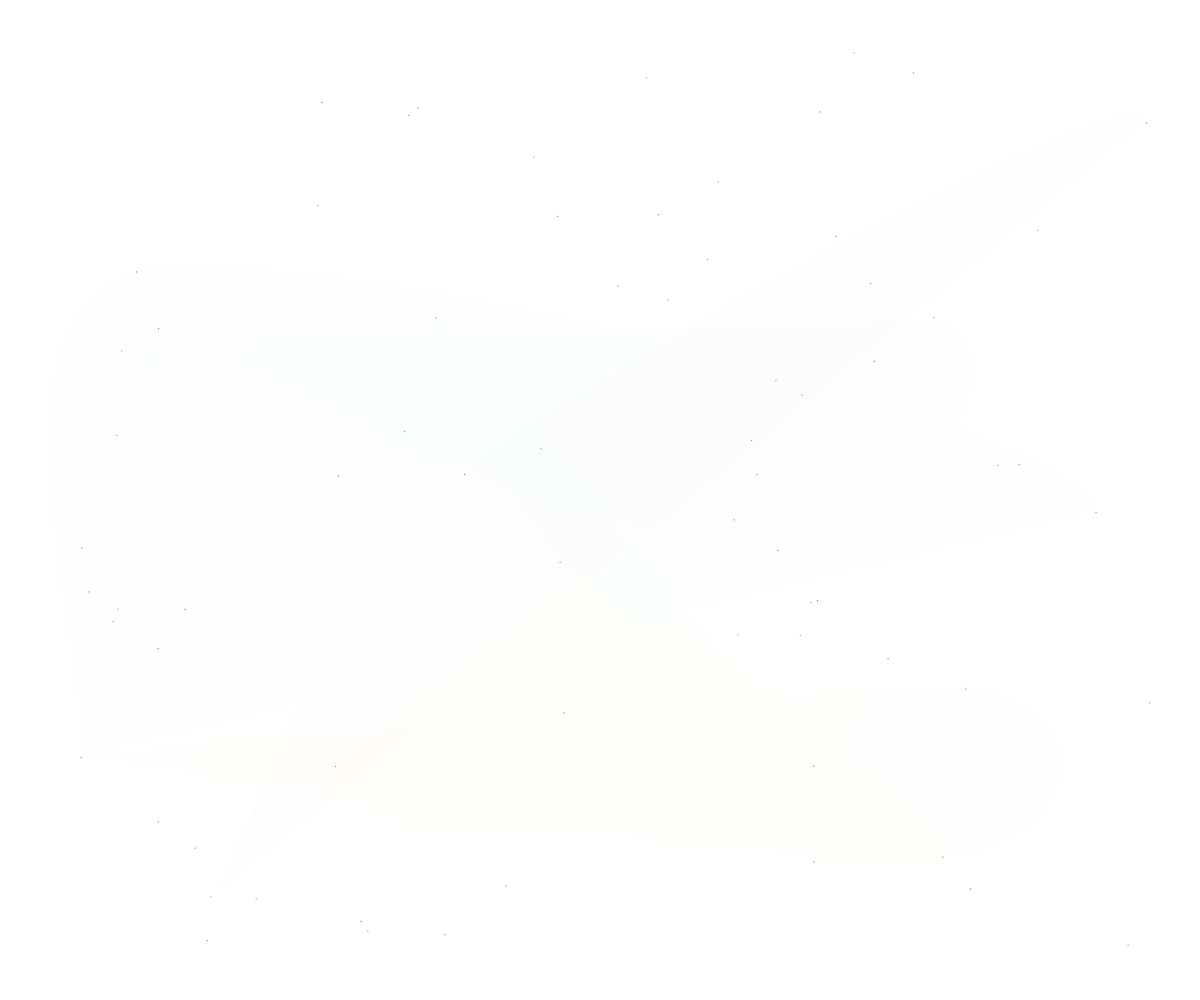
Frame 1 (no input)
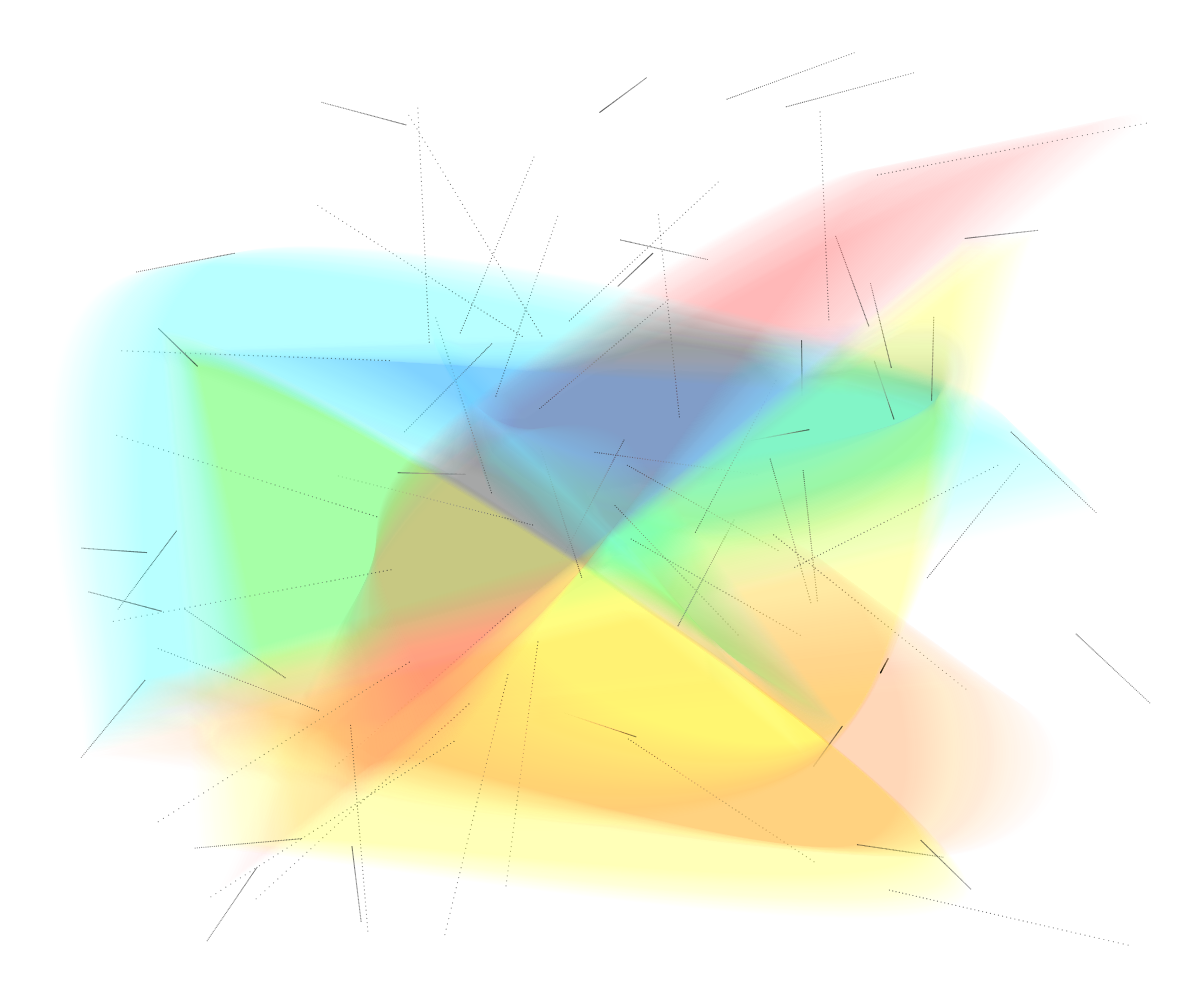
Frame 60 (no input)
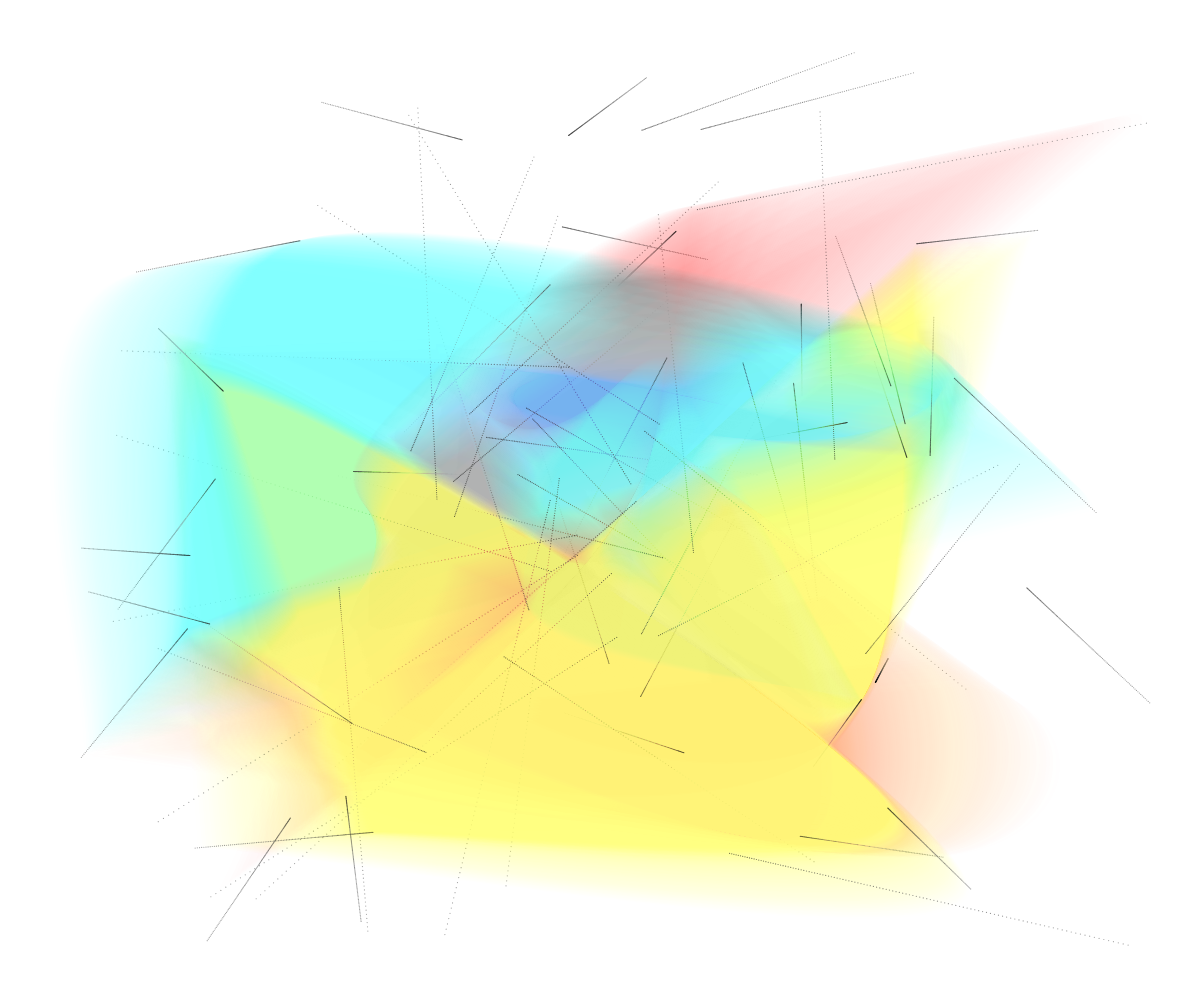
Frame 120 (the mouse pressed at the canvas centre since frame 60)

The p5.js sketch that drew these frames (run headless with seeded random() and noise() and a simulated clock; from frame 60 on, the mouse is pressed at the canvas centre):

// p5.js sketch
// ── sketch.js
const DRAG = 0.0070;
const NUM = 70;
const FRAMES = 777;
let p; // P array
let N; // next point
let landscape;
let numPolis = 7;
let polis = [];
let side;
spirits = ["#CC334502", "#FF7B0002", "#E5ED0202", "#07D6FF02", "#0AB6F502", "#3471FF02", "#FFB13302"];

function setup() {
  p = [];
  createCanvas(windowWidth, windowHeight);
  if(width > height){
    side = height;
    landscape = true;
  }else{
    side = width;
    landscape = false;
  }
  createPoints();
  defineCircleArray();
  defineReticularArray();
  defineLinearArray();
  createShapes();

  for(let i = 0; i < NUM; i++){
    p[i].target = p[i].circularArray;
  }
}

function createPoints(){
  let m = side / 20;
  for (let i = 0; i < NUM; i++) {
    p[i] = new P(random(m, width-m), random(m, height-m));
  }
}

function defineCircleArray(){
  let angInc = TWO_PI / (NUM - 2);
  let r = side * 0.333;
  for (let i = 0; i < NUM; i++) {
    let a = angInc * i;
    let newX = width/2 + cos(a) * r;
    let newY = height/2 + sin(a) * r;
    p[i].circularArray = createVector(newX, newY);
  }
}

function defineReticularArray(){
  let marginX, marginY, spacerX, spacerY;
  let i = 0;
  if(landscape){ // 10 * 7
    marginX = width/10;
    spacerX = (width - 2*marginX) / 9;
    marginY = height/6;
    spacerY = (height - 2*marginY) / 6;
  }else{ // portrait = 7 * 10
    marginX = width/6;
    spacerX = (width - 2*marginX) / 6;
    marginY = height/10;
    spacerY = (height - 2*marginY) / 9;
  }
  for(let y = marginY; y <= 1 + height - marginY; y+=spacerY){
    for(let x = marginX; x <= 1 + width - marginX; x+=spacerX){
      p[i].reticularArray = createVector(x, y);
      i++;
    }
  }
  print("reticular array has "+i+" points");
}

function defineLinearArray(){
  if(landscape){
    let marginX = width/20;
    let spacerX = (width - 2*marginX) / (NUM-1);
    for(let i = 0; i < NUM; i+=2){
      p[i].linearArray = createVector(marginX + spacerX*i, height/2 + marginX/3);
      p[i+1].linearArray = createVector(marginX + spacerX*i, height/2 - marginX/3);
    }
  }else{
    let marginY = height/20;
    let spacerY = (height - 2*marginY) / (NUM-1);
    for(let i = 0; i < NUM; i+=2){
      p[i].linearArray = createVector(height/2 + marginY/3, marginY + spacerY*i);
      p[i+1].linearArray = createVector(height/2 - marginY/3, marginY + spacerY*i);
    }
  }
}

function createShapes(){
  for(let i = 0; i < numPolis; i++){
    polis[i] = new Poly(3, spirits[i]);
  }
}

function velum() {
  noStroke();
  fill(255, 10);
  rect(0, 0, width, height);
}

function draw() {
  if(frameCount % 10 === 0){
    velum();
  }
  for (let i = 0; i < NUM; i++) {
    p[i].draw();
  }
  if (frameCount % FRAMES === 0) {
    T = round(random(-0.49, 7.49));
    if (T === 0) {
      moveToCircle();
    } else if (T === 1) {
      moveToGrid();
    } else if (T === 2){
      moveToLine();
    } else if (T === 3){
      moveToRandom
    }else {
      moveToNextN();
    } 
  }
    for(let i = 0; i < numPolis; i++){
    polis[i].draw();
  }
}

class P {
  constructor(x, y) {
    this.origin = createVector(x, y);
    this.position = createVector(x, y);
    this.circularArray = createVector();
    this.linearArray = createVector();
    this.reticularArray = createVector();
    this.target = this.origin;
  }
  move() {
    //this.distToTarget = dist(target.x, target.y, this.position.x, this.position.y);
    let diffX = this.target.x - this.position.x;
    let diffY = this.target.y - this.position.y;
    this.position.x += diffX * DRAG;
    this.position.y += diffY * DRAG;
  }
  draw() {
    strokeWeight(1.2);
    stroke(0, 150);
    point(this.position.x, this.position.y);
    this.move();
  }
}

class Poly {
  constructor(num, col) {
    this.v = shuffle(p);
    this.v = this.v.slice(0, num);
    this.col = col;
  }

  draw() {
    noStroke();
    fill(this.col);
    beginShape();
    for (let i = 0; i < this.v.length; i++) {
      curveVertex(this.v[i].position.x, this.v[i].position.y);
    }
    endShape(CLOSE);
  }
}


function moveToCircle(){
  for (let i = 0; i < NUM; i++) {
    p[i].target = p[i].circularArray;
  }
}

function moveToRandom(){
  let m = round(random(2, NUM));
  for (let i = 0; i < NUM; i++) {
    p[i].target = p[i].origin;
  }
}

function moveToNextN(){
  let m = round(random(2, NUM));
  for (let i = 0; i < NUM; i++) {
    let next = (i + m) % p.length;
    p[i].target = p[next].position;
  }
  print("go to the next "+m);
}

function moveToLine(){
  for (let i = 0; i < NUM; i++) {
    p[i].target = p[i].linearArray;
  }
}

function moveToGrid(){
  for (let i = 0; i < NUM; i++) {
    p[i].target = p[i].reticularArray;
  }
}

function keyTyped(){
  if(key === '1'){
    moveToCircle();
  }
  if(key === '2'){
    moveToGrid();
  }
  if(key === '3'){
    moveToLine()
  }
  if(key === '4'){
    moveToRandom();
  }
  if(key === '5'){
    moveToNextN();
  }
}
// ── style.css
html, body {
  margin: 0;
  padding: 0;
}
canvas {
  display: block;
}

#controls div label::after{
  content: '\a';
  white-space: pre;
}

#counter{
  font-family: monospace, mono;
  text-align: right;
  font-size: 10px;
  color: rgba(0, 0, 0, .25);
}
